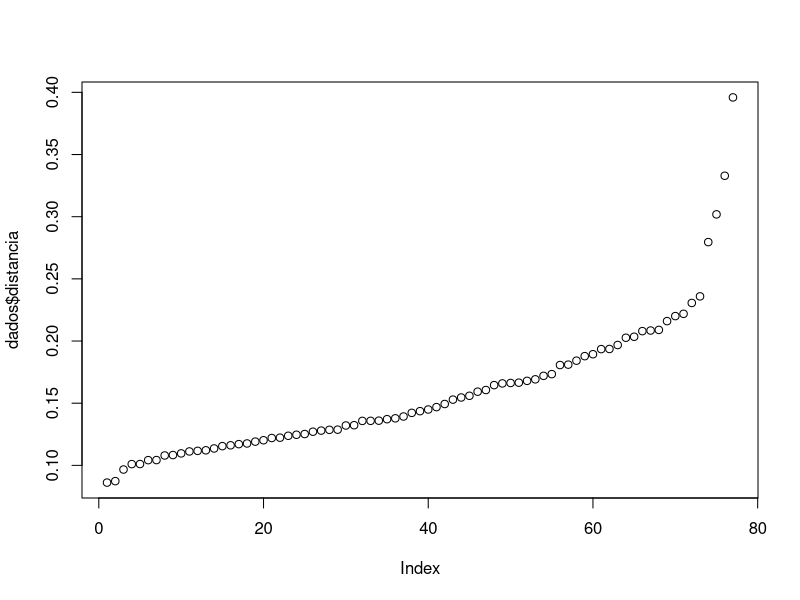

Reproduce this figure in R. (Note: this script raises an error after producing the figure.)
# Script  de analise do agrupamento
# Iury Gregory Melo Ferreira - versao 2.0 (Fevereiro 2013)

library(fpc)
library(FNN)


dados <- read.csv("dados/TabelaParaPerfisNormal.csv",header=T)

distancias <- as.data.frame(knn.dist(dados[,-1],k=5,algorithm=c("kd_tree")))

media.distancias <- as.data.frame(rowMeans(distancias))


dados <- cbind(dados,media.distancias)
colnames(dados) <- c("matricula","mediana.sessao","nota.final.pratica","atividade","distancias")
dados <- dados[order(dados$distancia,decreasing = F),]

png("grafico das distancias.png",bg="transparent")
plot(dados$distancia)
dev.off()

agrupamento1 <- kmeans(d,3)
agrupamento2 <- kmeans(d,4)
agrupamento3 <- kmeans(d,5)
agrupamento4 <- kmeans(d,6)


png("AgrupamentoK3-2.png",bg="transparent",width = 800, height = 600)
plot(d$nota.final.pratica,d$atividade, col = agrupamento1$cluster)
points(agrupamento1$centers, col = 1:2, pch = 8, cex=2)
dev.off()

#png("AgrupamentoK4-2.png",bg="transparent",width = 800, height = 600)
#plot(d$nota.final.pratica,d$atividade, col = agrupamento2$cluster)
#points(agrupamento2$centers, col = 1:2, pch = 8, cex=2)
#dev.off()

#png("AgrupamentoK5-2.png",bg="transparent",width = 800, height = 600)
#plot(d$nota.final.pratica,d$ativiade, col = agrupamento3$cluster)
#points(agrupamento3$centers, col = 1:2, pch = 8, cex=2)
#dev.off()

#png("AgrupamentoK6-2.png",bg="transparent",width = 800, height = 600)
#plot(d$nota.final.pratica,d$atividade, col = agrupamento4$cluster)
#points(agrupamento4$centers, col = 1:2, pch = 8, cex=2)
#dev.off()

d2 <- dados[,c(-1,-5)]
db <- dbscan(d2,0.2359355,MinPts=5,method=c("hybrid"))

png("AgrupamentoDBSCAN.png",bg="transparent",width = 800, height = 600)
plot(db,d2)
dev.off()
